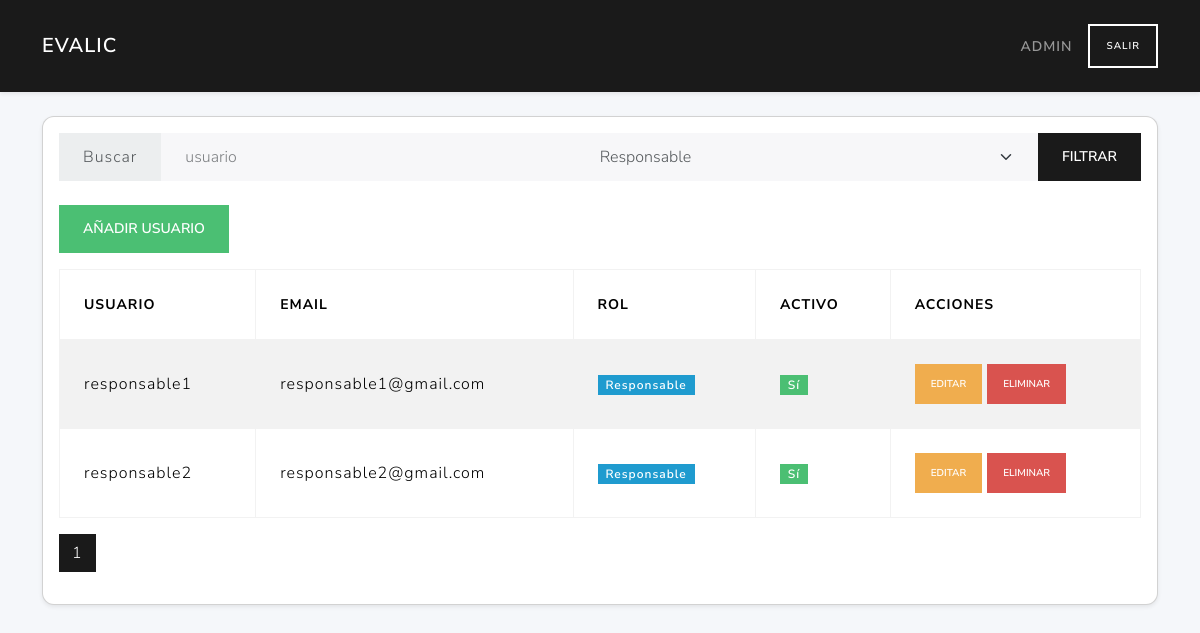
Screenshot of /useradmin?role_id=2 (signed in) with the database file from the repository.
### tables this page shows
CREATE TABLE users (
        id INTEGER PRIMARY KEY AUTOINCREMENT,
        username TEXT UNIQUE NOT NULL,
        email TEXT,
        password TEXT NOT NULL,
        role_id INTEGER NOT NULL,
        active INTEGER NOT NULL DEFAULT 1,
        FOREIGN KEY(role_id) REFERENCES roles(id)
    );

CREATE TABLE roles (
        id INTEGER PRIMARY KEY AUTOINCREMENT,
        description TEXT NOT NULL UNIQUE
    );

### routes/user_routes.py (the view)
@user_bp.route('useradmin')
def dashboard():
    if 'user_id' not in session or session.get('role_id') != 1:
        return redirect(url_for('auth.login'))
    admin_id = 1
    if session.get('role_id') != admin_id:
        return "Acceso denegado", 403
    search = request.args.get('search','').strip()
    selected = request.args.get('role_id','')
    role_id = int(selected) if selected.isdigit() else None
    page = int(request.args.get('page',1))
    data = list_users(search, role_id, page)
    return render_template('usuarios/useradmin.html',
        users=data['users'],
        roles=data['roles'],
        page=page,
        total_pages=data['pages'],
        search=search,
        selected_role=selected
    )

### models/dao.py (called while the page is built)
def close_connection(exception):
    db = getattr(g, '_database', None)
    if db is not None:
        db.close()

def get_roles(db):
    return db.execute("SELECT id,description FROM roles").fetchall()

def fetch_users(db, search='', role_id=None, page=1, per_page=5):
    base = "FROM users u LEFT JOIN roles r ON u.role_id=r.id WHERE 1=1"
    params = []
    if search:
        base += " AND u.username LIKE ?"
        params.append(f"%{search}%")
    if role_id:
        base += " AND u.role_id=?"
        params.append(role_id)
    total = db.execute("SELECT COUNT(*) "+base, params).fetchone()[0]
    pages = math.ceil(total/per_page)
    data = db.execute(
        "SELECT u.id,u.username,u.email,u.role_id,u.active,r.description AS role_description "
        + base + " LIMIT ? OFFSET ?",
        params+[per_page,(page-1)*per_page]
    ).fetchall()
    return data, total, pages

def get_db(app):
    if 'sqlite_db' not in g:
        g.sqlite_db = sqlite3.connect(
            app.config['DATABASE'],
            detect_types=sqlite3.PARSE_DECLTYPES
        )
        g.sqlite_db.row_factory = sqlite3.Row
    return g.sqlite_db

### services/user_service.py (called while the page is built)
def list_users(search, role_id, page):
    db = get_db(current_app)
    users, total, pages = fetch_users(db, search, role_id, page)
    roles = get_roles(db)
    return {
        'users': users,
        'roles': roles,
        'total': total,
        'pages': pages
    }

### templates/usuarios/useradmin.html (shortened to what this page needs)
{% extends "base.html" %}
{% block content %}
<div class="card shadow-sm">
  <div class="card-body">
    <form method="get" class="input-group mb-4">
      <span class="input-group-text">Buscar</span>
      <input type="text" name="search" class="form-control" placeholder="usuario" value="{{ search }}">
      <select name="role_id" class="form-select">
        {% for r in roles %}
          <option value="{{ r.id }}" {% if r.id|string == selected_role %}selected{% endif %}>{{ r.description }}</option>
        {% endfor %}
      </select>
      <button class="btn btn-primary" type="submit">Filtrar</button>
    </form>
    <div class="d-flex justify-content-between mb-3">
      <button class="btn btn-success" data-bs-toggle="modal" data-bs-target="#modalAddUser">
        Añadir Usuario
      </button>
    </div>
    <table class="table table-striped align-middle table-bordered">
      <thead>
        <tr>
          <th>Usuario</th>
          <th>Email</th>
          <th>Rol</th>
          <th>Activo</th>
          <th>Acciones</th>
        </tr>
      </thead>
      <tbody>
        {% for user in users %}
        <tr>
          <td>{{ user.username }}</td>
          <td>{{ user.email }}</td>
          <td><span class="badge bg-info">{{ user.role_description }}</span></td>
          {% if user.active %}
            <td><span class="badge bg-success">Sí</span></td>
          {% else %}
            <td><span class="badge bg-secondary">No</span></td>
          {% endif %}
          <td>
            <button class="btn btn-sm btn-warning"
                    data-bs-toggle="modal" data-bs-target="#modalEditUser"
                    data-user-id="{{ user.id }}"
                    data-username="{{ user.username }}"
                    data-email="{{ user.email }}"
                    data-role-id="{{ user.role_id }}"
                    data-active="{{ 'true' if user.active else 'false' }}">
              Editar
            </button>
            <form id="del{{ user.id }}" method="post"
                  action="{{ url_for('user.delete_user_route', user_id=user.id) }}"
                  class="d-inline">
              <button type="button" class="btn btn-sm btn-danger"
                      onclick="confirmDelete('{{ user.username }}', 'del{{ user.id }}')">
                Eliminar
              </button>
            </form>
          </td>
        </tr>
        {% endfor %}
      </tbody>
    </table>
    <nav>
      <ul class="pagination">
        {% for p in range(1, total_pages+1) %}
          <li class="page-item {% if p==page %}active{% endif %}">
            <a class="page-link"
               href="{{ url_for('user.dashboard') }}?page={{ p }}&search={{ search }}&role_id={{ selected_role }}">
              {{ p }}
            </a>
          </li>
        {% endfor %}
      </ul>
    </nav>
  </div>
</div>
{% endblock %}

### templates/base.html (style rules this page uses)
body { background:#f5f7fa; }
.card { border-radius:.75rem; }

### rows the page displays
users: username "responsable1", email "responsable1@gmail.com", role_description "Responsable", active "Sí"
users: username "responsable2", email "responsable2@gmail.com", role_description "Responsable", active "Sí"

### other values shown
{{ session['username'] }} "ADMIN"
{{ p }} "1"
form field role_id "Responsable"
